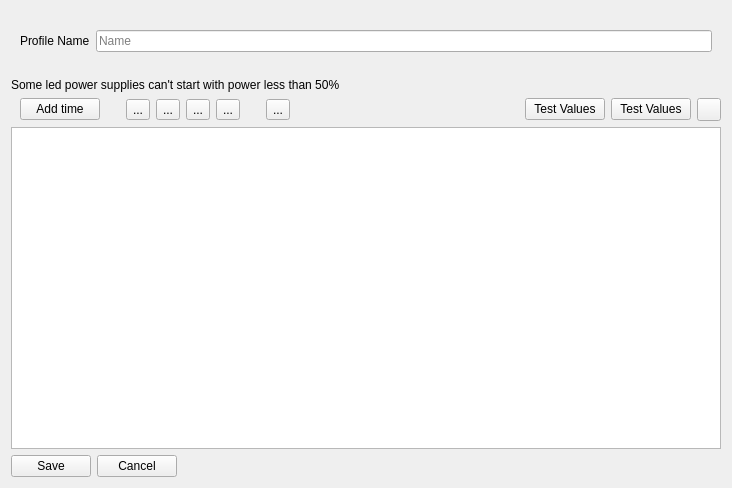
<?xml version="1.0" encoding="UTF-8"?>
<ui version="4.0">
 <class>FireflyAddEditProfileWdgt</class>
 <widget class="QWidget" name="FireflyAddEditProfileWdgt">
  <property name="geometry">
   <rect>
    <x>0</x>
    <y>0</y>
    <width>732</width>
    <height>488</height>
   </rect>
  </property>
  <property name="windowTitle">
   <string>Form</string>
  </property>
  <layout class="QVBoxLayout" name="verticalLayout">
   <item>
    <widget class="QStackedWidget" name="swSaveMode">
     <property name="sizePolicy">
      <sizepolicy hsizetype="Preferred" vsizetype="Fixed">
       <horstretch>0</horstretch>
       <verstretch>0</verstretch>
      </sizepolicy>
     </property>
     <property name="currentIndex">
      <number>0</number>
     </property>
     <widget class="QWidget" name="page">
      <layout class="QGridLayout" name="gridLayout_6">
       <item row="0" column="0">
        <widget class="QLabel" name="label_9">
         <property name="text">
          <string>Profile Name</string>
         </property>
        </widget>
       </item>
       <item row="0" column="1">
        <widget class="QLineEdit" name="leLedProfileName">
         <property name="placeholderText">
          <string>Name</string>
         </property>
         <property name="clearButtonEnabled">
          <bool>true</bool>
         </property>
        </widget>
       </item>
      </layout>
     </widget>
     <widget class="QWidget" name="page_2">
      <layout class="QGridLayout" name="gridLayout_7">
       <item row="0" column="0" colspan="3">
        <widget class="QLabel" name="label_2">
         <property name="text">
          <string>Save Profile as</string>
         </property>
        </widget>
       </item>
       <item row="1" column="0">
        <widget class="QLabel" name="label_12">
         <property name="text">
          <string>Group ID</string>
         </property>
        </widget>
       </item>
       <item row="1" column="1">
        <widget class="QSpinBox" name="sbSaveAsGroupID">
         <property name="maximum">
          <number>127</number>
         </property>
        </widget>
       </item>
       <item row="1" column="2">
        <spacer name="horizontalSpacer_8">
         <property name="orientation">
          <enum>Qt::Horizontal</enum>
         </property>
         <property name="sizeHint" stdset="0">
          <size>
           <width>698</width>
           <height>20</height>
          </size>
         </property>
        </spacer>
       </item>
      </layout>
     </widget>
    </widget>
   </item>
   <item>
    <widget class="QLabel" name="lblWarning">
     <property name="text">
      <string>Some led power supplies can't start with power less than 50%</string>
     </property>
    </widget>
   </item>
   <item>
    <layout class="QHBoxLayout" name="horizontalLayout_8">
     <property name="leftMargin">
      <number>9</number>
     </property>
     <item>
      <widget class="QPushButton" name="pbAddTime">
       <property name="sizePolicy">
        <sizepolicy hsizetype="Expanding" vsizetype="Fixed">
         <horstretch>0</horstretch>
         <verstretch>0</verstretch>
        </sizepolicy>
       </property>
       <property name="text">
        <string>Add time</string>
       </property>
       <property name="icon">
        <iconset resource="../res.qrc">
         <normaloff>:/katynko/svg/draw-cross.svg</normaloff>:/katynko/svg/draw-cross.svg</iconset>
       </property>
      </widget>
     </item>
     <item>
      <spacer name="verticalSpacer_3">
       <property name="orientation">
        <enum>Qt::Vertical</enum>
       </property>
       <property name="sizeType">
        <enum>QSizePolicy::Ignored</enum>
       </property>
       <property name="sizeHint" stdset="0">
        <size>
         <width>20</width>
         <height>40</height>
        </size>
       </property>
      </spacer>
     </item>
     <item>
      <widget class="QToolButton" name="tbGoUp">
       <property name="text">
        <string>...</string>
       </property>
       <property name="icon">
        <iconset resource="../res.qrc">
         <normaloff>:/katynko/svg2/arrow-up-double.svg</normaloff>:/katynko/svg2/arrow-up-double.svg</iconset>
       </property>
      </widget>
     </item>
     <item>
      <widget class="QToolButton" name="tbGoUpOne">
       <property name="text">
        <string>...</string>
       </property>
       <property name="icon">
        <iconset resource="../res.qrc">
         <normaloff>:/katynko/svg3/go-upper.svg</normaloff>:/katynko/svg3/go-upper.svg</iconset>
       </property>
      </widget>
     </item>
     <item>
      <widget class="QToolButton" name="tbGoDownOne">
       <property name="text">
        <string>...</string>
       </property>
       <property name="icon">
        <iconset resource="../res.qrc">
         <normaloff>:/katynko/svg3/go-down.svg</normaloff>:/katynko/svg3/go-down.svg</iconset>
       </property>
      </widget>
     </item>
     <item>
      <widget class="QToolButton" name="tbGoDown">
       <property name="text">
        <string>...</string>
       </property>
       <property name="icon">
        <iconset resource="../res.qrc">
         <normaloff>:/katynko/svg2/arrow-down-double.svg</normaloff>:/katynko/svg2/arrow-down-double.svg</iconset>
       </property>
      </widget>
     </item>
     <item>
      <spacer name="verticalSpacer">
       <property name="orientation">
        <enum>Qt::Vertical</enum>
       </property>
       <property name="sizeType">
        <enum>QSizePolicy::Ignored</enum>
       </property>
       <property name="sizeHint" stdset="0">
        <size>
         <width>20</width>
         <height>40</height>
        </size>
       </property>
      </spacer>
     </item>
     <item>
      <widget class="QToolButton" name="tbRefresh">
       <property name="toolTip">
        <string>Smart sort</string>
       </property>
       <property name="text">
        <string>...</string>
       </property>
       <property name="icon">
        <iconset resource="../res.qrc">
         <normaloff>:/katynko/svg/view-refresh.svg</normaloff>:/katynko/svg/view-refresh.svg</iconset>
       </property>
      </widget>
     </item>
     <item>
      <spacer name="horizontalSpacer_4">
       <property name="orientation">
        <enum>Qt::Horizontal</enum>
       </property>
       <property name="sizeHint" stdset="0">
        <size>
         <width>40</width>
         <height>20</height>
        </size>
       </property>
      </spacer>
     </item>
     <item>
      <spacer name="horizontalSpacer_3">
       <property name="orientation">
        <enum>Qt::Horizontal</enum>
       </property>
       <property name="sizeHint" stdset="0">
        <size>
         <width>40</width>
         <height>20</height>
        </size>
       </property>
      </spacer>
     </item>
     <item>
      <spacer name="horizontalSpacer_6">
       <property name="orientation">
        <enum>Qt::Horizontal</enum>
       </property>
       <property name="sizeHint" stdset="0">
        <size>
         <width>40</width>
         <height>20</height>
        </size>
       </property>
      </spacer>
     </item>
     <item>
      <widget class="QPushButton" name="pushButton_2">
       <property name="text">
        <string>Test Values</string>
       </property>
      </widget>
     </item>
     <item>
      <widget class="QPushButton" name="pbQuickValues">
       <property name="text">
        <string>Test Values</string>
       </property>
      </widget>
     </item>
     <item>
      <widget class="QToolButton" name="toolButton">
       <property name="text">
        <string/>
       </property>
      </widget>
     </item>
    </layout>
   </item>
   <item>
    <widget class="QTableView" name="tvFfLedProfiles_2">
     <property name="sizePolicy">
      <sizepolicy hsizetype="Expanding" vsizetype="Expanding">
       <horstretch>0</horstretch>
       <verstretch>6</verstretch>
      </sizepolicy>
     </property>
     <property name="editTriggers">
      <set>QAbstractItemView::NoEditTriggers</set>
     </property>
     <property name="alternatingRowColors">
      <bool>true</bool>
     </property>
     <property name="selectionBehavior">
      <enum>QAbstractItemView::SelectRows</enum>
     </property>
     <property name="sortingEnabled">
      <bool>true</bool>
     </property>
    </widget>
   </item>
   <item>
    <layout class="QHBoxLayout" name="horizontalLayout_3">
     <item>
      <widget class="QPushButton" name="pbAddGroup_3">
       <property name="text">
        <string>Save</string>
       </property>
       <property name="icon">
        <iconset resource="../res.qrc">
         <normaloff>:/katynko/svg/document-save.svg</normaloff>:/katynko/svg/document-save.svg</iconset>
       </property>
      </widget>
     </item>
     <item>
      <widget class="QPushButton" name="pushButton">
       <property name="text">
        <string>Cancel</string>
       </property>
       <property name="icon">
        <iconset resource="../res.qrc">
         <normaloff>:/katynko/svg/edit-delete.svg</normaloff>:/katynko/svg/edit-delete.svg</iconset>
       </property>
      </widget>
     </item>
     <item>
      <spacer name="horizontalSpacer_5">
       <property name="orientation">
        <enum>Qt::Horizontal</enum>
       </property>
       <property name="sizeHint" stdset="0">
        <size>
         <width>40</width>
         <height>20</height>
        </size>
       </property>
      </spacer>
     </item>
    </layout>
   </item>
  </layout>
 </widget>
 <resources>
  <include location="../res.qrc"/>
 </resources>
 <connections/>
</ui>
